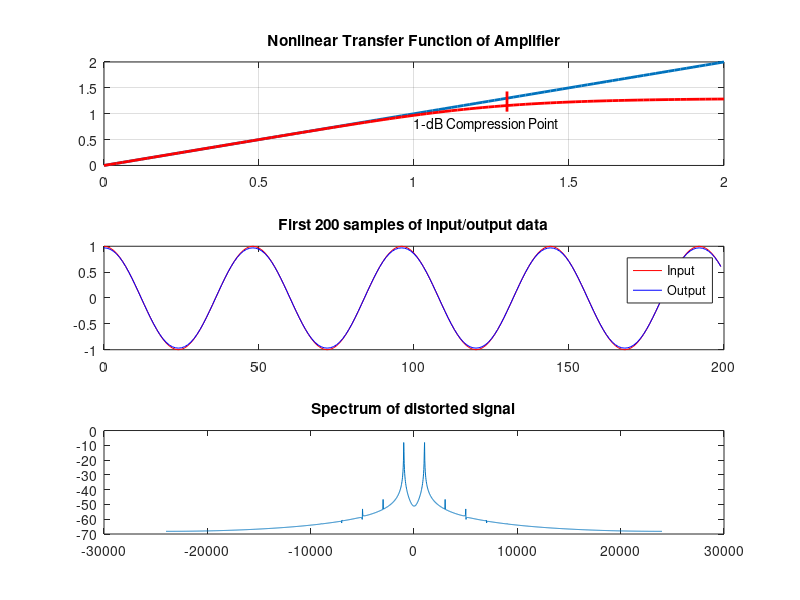
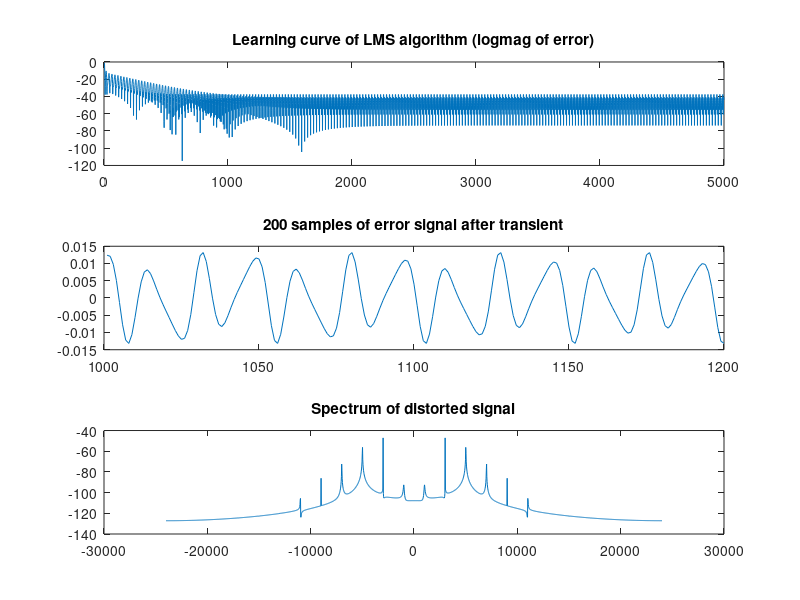
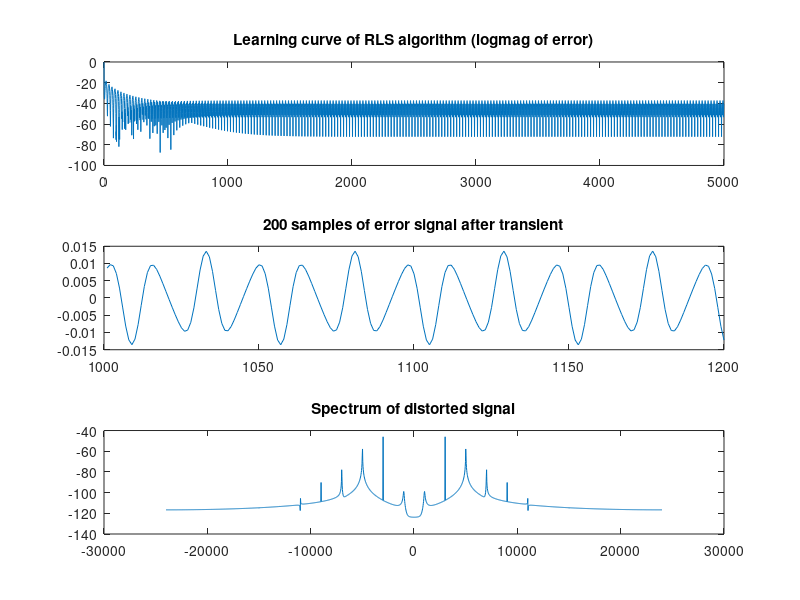

Here is the MATLAB script that generated these plots, in order:
clear
close all

% Task A

fs=48000;
f=1000;
N=5000;
% Generate 2000 samples of data
x=cos(2*pi*[0:N-1]*f/fs);
clip=1.3;
x_0=abs(x)/clip;
phi=angle(x);
y1=clip*(x_0./(1+x_0.^6).^(1/6)).*cos(phi);

% Plot non-linear transfer function
figure
subplot(3,1,1)
clip=1.3;
x_dat=0:0.02:2;
x_0=abs(x_dat)/clip;
y_dat=clip*(x_0./(1+x_0.^6).^(1/6));
plot(x_dat,x_dat,'linewidth',2)
hold on
plot(x_dat,y_dat,'r','linewidth',2)
plot([1 1]*clip,[0.80 1.1]*clip,'r','linewidth',2) 
hold off
grid
title('Nonlinear Transfer Function of Amplifier')
text(1.0,0.8,'1-dB Compression Point')

% Plot 200 samples of input and output data
subplot(3,1,2)
plot(0:199,x(1:200),'r')
hold on
plot(0:199,y1(1:200),'b')
title('First 200 samples of input/output data')
legend('Input','Output')

% Plot spectrum of distorted
subplot(3,1,3)
ww=kaiser(2000)';
ww=ww/sum(ww);
plot(linspace(-0.5,0.5,2000)*fs,fftshift(20*log10(abs(fft(y1(1:2000)).*ww))))
title('Spectrum of distorted signal')

% Task B
n_taps=4;
reg=zeros(1,n_taps);
wts=zeros(1,4);
y2=zeros(1,N);
y3=zeros(1,N);
%wts(1)=1;
mu=0.1;
y3_sv=zeros(1,N);
% Run LMS algorithm
for n=1:N
    reg=[x(n) reg(1:3)];
    y2(n)=reg*wts';
    if n>n_taps
        y3(n)=y1(n)-y2(n);
        wts=wts+mu*reg*conj(y3(n));
    end
end

figure
subplot(3,1,1)
plot(0:N-1,20*log10(abs(y3)))
title('Learning curve of LMS algorithm (logmag of error)')
subplot(3,1,2)
plot(1001:1200,y3(1001:1200));
title('200 samples of error signal after transient')
subplot(3,1,3);
plot(linspace(-0.5,0.5,2000)*fs,fftshift(20*log10(abs(fft(y3(1501:3500)).*ww))))
title('Spectrum of distorted signal')
THD=100*var(y3)/var(y2);
disp(['Total harmonic distortion: ' num2str(THD) '%'])

% Task C
reg=zeros(1,n_taps)';

wts=zeros(1,n_taps)';
wts(1)=1;

delta=0.5;
lambda=0.995;
y3=zeros(1,1000);pp=(1/delta)*eye(n_taps);



for n=1:N
    y2(n)=reg'*conj(wts);
    y3(n)=y1(n)-y2(n);
    C=pp*reg;
    KK_eq=C/(lambda+reg'*C);
    wts=wts+KK_eq*conj(y3(n));
    pp=(1/lambda)*pp -(1/lambda)*KK_eq*reg'*pp;
    reg=[x(n); reg(1:3)];
end

figure
subplot(3,1,1)
plot(0:N-1,20*log10(abs(y3)))
title('Learning curve of RLS algorithm (logmag of error)')
subplot(3,1,2)
plot(1001:1200,y3(1001:1200));
title('200 samples of error signal after transient')
subplot(3,1,3);
plot(linspace(-0.5,0.5,2000)*fs,fftshift(20*log10(abs(fft(y3(1001:3000)).*ww))))
title('Spectrum of distorted signal')
THD=100*var(y3)/var(y2);
disp(['Total harmonic distortion: ' num2str(THD) '%'])

